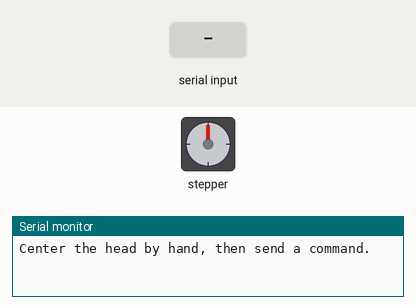
This sketch was run on a simulated Arduino Uno, built with avr-gcc and run on an emulated ATmega328P. On the bench: stepper motor, the last lines printed to the serial monitor. The test bench sets the inputs (shaded band). Stepper angles assume 2048 steps per turn.

Above: at 1.2 s.
1.3 s: "w" received over Serial
At 1.75 s:
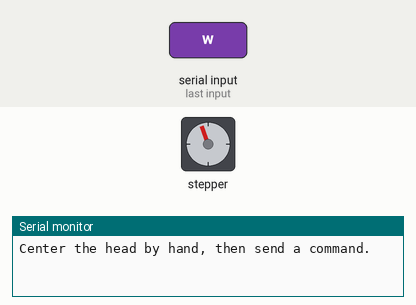
At 2.66 s:
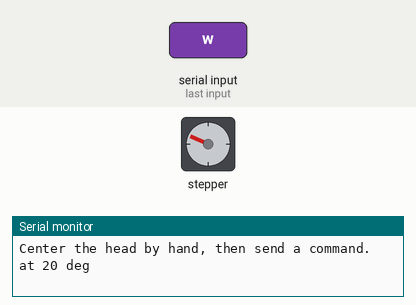
Timing chart, 0 to 13.3 s (numbered marks = the images above; inputs shaded):
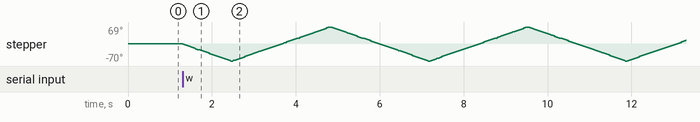

The sketch:

steppertest.ino
```cpp
// Pan stepper test, no sensor needed. Serial monitor at 115200 baud, line ending: No line ending.
// l = 10 deg left, r = 10 deg right, c = back to center, w = wiggle 20 to 160 three times,
// f = one full turn forward, b = one full turn back, + / - = speed up or down (RPM).

#include <Stepper.h>

const int STEPS_PER_REV = 2048;
const int DIR = 1;                           // change to -1 if left and right are swapped
Stepper pan(STEPS_PER_REV, A2, A4, A3, A5);  // order is IN1, IN3, IN2, IN4 on purpose
float angle = 90.0;                          // assumed straight ahead at power-up
int rpm = 10;

void release() {
  digitalWrite(A2, LOW);
  digitalWrite(A3, LOW);
  digitalWrite(A4, LOW);
  digitalWrite(A5, LOW);
}

void moveTo(float target) {
  long steps = lround((target - angle) * STEPS_PER_REV / 360.0) * DIR;
  pan.step((int)steps);
  angle = target;
  release();
  Serial.print("at ");
  Serial.print((int)angle);
  Serial.println(" deg");
}

void setup() {
  Serial.begin(115200);
  pan.setSpeed(rpm);
  release();
  Serial.println("Center the head by hand, then send a command.");
}

void loop() {
  if (!Serial.available()) return;
  char c = Serial.read();

  if (c == 'l') {
    moveTo(angle - 10);
  } else if (c == 'r') {
    moveTo(angle + 10);
  } else if (c == 'c') {
    moveTo(90);
  } else if (c == 'w') {
    for (int i = 0; i < 3; i++) {
      moveTo(20);
      moveTo(160);
    }
    moveTo(90);
  } else if (c == 'f') {
    pan.step(STEPS_PER_REV * DIR);
    release();
    Serial.println("full turn forward");
  } else if (c == 'b') {
    pan.step(-STEPS_PER_REV * DIR);
    release();
    Serial.println("full turn back");
  } else if (c == '+' || c == '-') {
    rpm = constrain(rpm + (c == '+' ? 1 : -1), 4, 14);
    pan.setSpeed(rpm);
    Serial.print("speed ");
    Serial.print(rpm);
    Serial.println(" RPM");
  }
}
```

Measured:
- after the input at 1.3 s, stepper: turns 70° counter-clockwise in 1.2 s, then 139° clockwise in 2.3 s, then 139° counter-clockwise in 2.3 s, then 139° clockwise in 2.3 s, and so on
